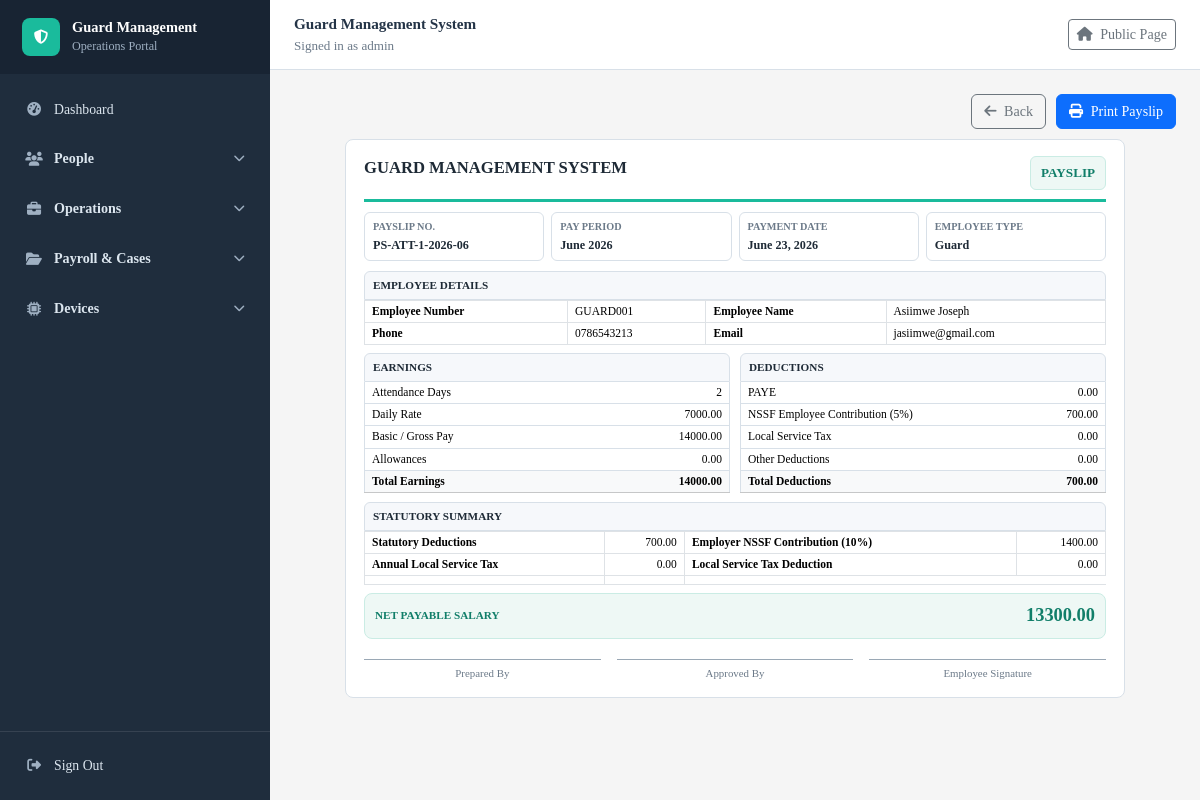
The app's page /salaries/payslip/attendance/1/2026/6/ (signed in) with its own data.
### guardmanagementsystem/models.py (models this page shows, shortened)
class Attendance(models.Model):
    STATUS_CHOICES = [
        ('Present', 'Present'),
        ('Absent', 'Absent'),
        ('Late', 'Late'),
        ('On Leave', 'On Leave'),
    ]
    attendance_id = models.AutoField(primary_key=True)
    guard = models.ForeignKey(Guard, on_delete=models.CASCADE, related_name='attendances' )
    attendance_date = models.DateField()
    check_in_time = models.TimeField(null=True, blank=True)
    check_out_time = models.TimeField(null=True, blank=True)
    status = models.CharField(max_length=20, choices=STATUS_CHOICES, default='Present')
    replacement_guard = models.ForeignKey( Guard,on_delete=models.SET_NULL, null=True,blank=True, related_name='replacement_attendances' )
    absence_reason = models.TextField(blank=True)
    class Meta:
        constraints = [
            models.UniqueConstraint(
                fields=['guard', 'attendance_date'],
                name='unique_guard_attendance_date'
            )
        ]

class Guard(models.Model):
    STATUS_CHOICES = [
        ('Active', 'Active'),
        ('Inactive', 'Inactive'),
        ('Suspended', 'Suspended'),
        ('Terminated', 'Terminated'),
        ('Dismissed', 'Dismissed'),
        ('Resigned', 'Resigned'),
    ]
    guard_id = models.AutoField(primary_key=True)
    user = models.OneToOneField(settings.AUTH_USER_MODEL, on_delete=models.SET_NULL, null=True, blank=True, related_name='guard_profile')
    rfid_card = models.OneToOneField(RFIDCard, on_delete=models.SET_NULL, null=True, blank=True, related_name='guard')
    guard_number = models.CharField(max_length=20, unique=True, null=True, blank=True, editable=False)
    full_name = models.CharField(max_length=100)
    date_of_birth = models.DateField()
    phone = models.CharField(max_length=20)
    email = models.EmailField(unique=True)
    address = models.TextField()
    date_of_joining = models.DateField(auto_now= True)
    status = models.CharField(max_length=20, choices=STATUS_CHOICES, default='Active')
    daily_rate = models.DecimalField(max_digits=12, decimal_places=2, default=7000)
    def __str__(self):
        return self.full_name

### guardmanagementsystem/views.py (the view)
# urls.py: path("salaries/payslip/attendance/<int:guard_id>/<int:year>/<int:month>/", views.salary_payslip_from_attendance, name="salary_payslip_from_attendance"),
@login_required
def salary_payslip_from_attendance(request, guard_id, year, month):
    is_guard_user = user_is_guard(request.user)
    current_guard = get_user_guard(request.user) if is_guard_user else None
    if is_guard_user and (not current_guard or current_guard.guard_id != guard_id):
        return HttpResponseForbidden("You can only view your own payslip.")
    salary = next(
        (
            row for row in build_recent_attendance_salary_rows()
            if row.guard_id == guard_id and row.year == year and row.month_number == month
        ),
        None,
    )
    if not salary:
        raise Http404("No attendance-based payroll row found for this guard and month.")
    return render(request, "guardmanagementsystem/payslip.html", {
        "salary": salary,
        "payroll": build_salary_payroll_context(salary),
        "title": "Attendance Payslip",
    })

### guardmanagementsystem/templates/guardmanagementsystem/payslip.html (shortened to what this page needs)
{% extends "guardmanagementsystem/base.html" %}
{% block content %}
<div class="payslip-actions">
    <a href="{% url 'salary_list' %}" class="btn btn-outline-secondary">
        <i class="fa fa-arrow-left me-1"></i> Back
    </a>
    <button type="button" class="btn btn-primary" onclick="window.print()">
        <i class="fa fa-print me-1"></i> Print Payslip
    </button>
</div>
<div class="payslip-document">
    <div class="payslip-masthead">
        <div>
            <p class="company-name">Guard Management System</p>
        </div>
        <div class="document-title">Payslip</div>
    </div>
    <div class="payslip-meta">
        <div class="meta-box">
            <span class="label">Payslip No.</span>
            <span class="value">PS-{{ salary.salary_id }}</span>
        </div>
        <div class="meta-box">
            <span class="label">Pay Period</span>
            <span class="value">{{ salary.month }} {{ salary.year }}</span>
        </div>
        <div class="meta-box">
            <span class="label">Payment Date</span>
            <span class="value">{{ salary.payment_date }}</span>
        </div>
        <div class="meta-box">
            <span class="label">Employee Type</span>
            <span class="value">{{ salary.employee_type }}</span>
        </div>
    </div>
    <p class="section-title">Employee Details</p>
    <div class="table-responsive mb-4">
        <table class="table table-bordered mb-0">
            <tbody>
                <tr>
                    <th>Employee Number</th>
                    <td>{{ salary.employee_number }}</td>
                    <th>Employee Name</th>
                    <td>{{ salary.employee }}</td>
                </tr>
                <tr>
                    <th>Phone</th>
                    <td>{{ salary.employee.phone|default:"-" }}</td>
                    <th>Email</th>
                    <td>{{ salary.employee.email|default:"-" }}</td>
                </tr>
            </tbody>
        </table>
    </div>
    <div class="pay-tables">
        <div>
            <p class="section-title">Earnings</p>
            <table class="table pay-table">
                <tbody>
                    <tr>
                        <td>Attendance Days</td>
                        <td class="amount">{{ salary.attendance_days }}</td>
                    </tr>
                    <tr>
                        <td>Daily Rate</td>
                        <td class="amount">{{ salary.daily_rate }}</td>
                    </tr>
                    <tr>
                        <td>Basic / Gross Pay</td>
                        <td class="amount">{{ salary.basic_pay }}</td>
                    </tr>
                    <tr>
                        <td>Allowances</td>
                        <td class="amount">{{ salary.allowances }}</td>
                    </tr>
                    <tr class="table-light">
                        <th>Total Earnings</th>
                        <th class="amount">{{ payroll.gross_pay }}</th>
                    </tr>
                </tbody>
            </table>
        </div>
        <div>
            <p class="section-title">Deductions</p>
            <table class="table pay-table">
                <tbody>
                    <tr>
                        <td>PAYE</td>
                        <td class="amount">{{ payroll.paye }}</td>
                    </tr>
                    <tr>
                        <td>NSSF Employee Contribution (5%)</td>
                        <td class="amount">{{ payroll.nssf_employee }}</td>
                    </tr>
                    <tr>
                        <td>Local Service Tax</td>
                        <td class="amount">{{ payroll.lst_deduction }}</td>
                    </tr>
                    <tr>
                        <td>Other Deductions</td>
                        <td class="amount">{{ payroll.manual_deductions }}</td>
                    </tr>
                    <tr class="table-light">
                        <th>Total Deductions</th>
                        <th class="amount">{{ payroll.total_deductions }}</th>
                    </tr>
                </tbody>
            </table>
        </div>
    </div>
    <p class="section-title">Statutory Summary</p>
    <div class="table-responsive mb-4">
        <table class="table table-bordered mb-0">
            <tbody>
                <tr>
                    <th>Statutory Deductions</th>
                    <td class="amount">{{ payroll.statutory_deductions }}</td>
                    <th>Employer NSSF Contribution (10%)</th>
                    <td class="amount">{{ payroll.nssf_employer }}</td>
                </tr>
                <tr>
                    <th>Annual Local Service Tax</th>
                    <td class="amount">{{ payroll.lst_annual }}</td>
                    <th>Local Service Tax Deduction</th>
                    <td class="amount">{{ payroll.lst_deduction }}</td>
                </tr>
                <tr>
                    <th></th>
                    <td></td>
                </tr>
            </tbody>
        </table>
    </div>
    <div class="net-pay-panel">
        <div>
            <div class="net-pay-label">Net Payable Salary</div>
        </div>
        <div class="net-pay-amount">{{ payroll.net_payable }}</div>
    </div>
    <div class="signature-grid">
        <div class="signature-line">Prepared By</div>
        <div class="signature-line">Approved By</div>
        <div class="signature-line">Employee Signature</div>
    </div>
</div>
{% endblock %}

### guardmanagementsystem/templates/guardmanagementsystem/base.html (shortened to what this page needs)
<!doctype html>
<html lang="en">
<head>
    <link href="https://cdn.jsdelivr.net/npm/bootstrap@5.3.3/dist/css/bootstrap.min.css" rel="stylesheet">
    <link href="https://cdnjs.cloudflare.com/ajax/libs/font-awesome/6.5.2/css/all.min.css" rel="stylesheet">
</head>
<body>
    {% with current_url=request.resolver_match.url_name %}
    <div class="app-layout">
        <aside class="sidebar">
            <div class="d-flex align-items-center justify-content-between">
                <a class="sidebar-brand flex-grow-1" href="{% if nav_permissions.can_dashboard %}{% url 'dashboard' %}{% else %}{% url 'iot_swipe_attendance' %}{% endif %}">
                    <span class="brand-mark"><i class="fa fa-shield-halved"></i></span>
                    <span>
                        <span class="brand-title">Guard Management</span>
                        <span class="brand-subtitle">Operations Portal</span>
                    </span>
                </a>
            </div>
            <nav id="sidebarNav" class="sidebar-nav collapse d-lg-block">
                {% if nav_permissions.can_dashboard %}
                    <a class="sidebar-link {% if current_url == 'dashboard' %}active{% endif %}" href="{% url 'dashboard' %}">
                        <i class="fa fa-gauge-high"></i> Dashboard
                    </a>
                {% endif %}
                {% if nav_permissions.can_people %}
                <div class="sidebar-module">
                    <button class="module-toggle" type="button" data-bs-toggle="collapse" data-bs-target="#peopleModule" aria-controls="peopleModule" aria-expanded="{% if current_url in 'user_list user_add user_edit user_delete guard_list guard_add guard_edit guard_delete client_list client_add client_edit client_delete' %}true{% else %}false{% endif %}">
                        <span class="module-title"><i class="fa fa-users"></i> People</span>
                        <i class="fa fa-chevron-down module-chevron"></i>
                    </button>
                </div>
                {% endif %}
                {% if nav_permissions.can_operations %}
                <div class="sidebar-module">
                    <button class="module-toggle" type="button" data-bs-toggle="collapse" data-bs-target="#operationsModule" aria-controls="operationsModule" aria-expanded="{% if current_url in 'contract_list contract_add contract_edit contract_delete deployment_list deployment_add deployment_edit deployment_delete deployment_guard_list deployment_guard_add deployment_guard_edit deployment_guard_delete program_guard shift_list shift_add shift_edit shift_delete shift_import schedule_csv_template asset_list asset_add asset_edit asset_delete' %}true{% else %}false{% endif %}">
                        <span class="module-title"><i class="fa fa-briefcase"></i> Operations</span>
                        <i class="fa fa-chevron-down module-chevron"></i>
                    </button>
                </div>
                {% endif %}
                {% if nav_permissions.can_payroll_cases %}
                <div class="sidebar-module">
                    <button class="module-toggle" type="button" data-bs-toggle="collapse" data-bs-target="#payrollCasesModule" aria-controls="payrollCasesModule" aria-expanded="{% if current_url in 'salary_list salary_add salary_edit salary_delete salary_payslip_general salary_payslip_individual incident_list incident_add incident_edit incident_delete incident_pdf_report' %}true{% else %}false{% endif %}">
                        <span class="module-title"><i class="fa fa-folder-open"></i> Payroll & Cases</span>
                        <i class="fa fa-chevron-down module-chevron"></i>
                    </button>
                </div>
                {% endif %}
                {% if nav_permissions.can_reports_devices %}
                <div class="sidebar-module">
                    <button class="module-toggle" type="button" data-bs-toggle="collapse" data-bs-target="#reportsDevicesModule" aria-controls="reportsDevicesModule" aria-expanded="{% if current_url in 'rfid_card_list rfid_card_add rfid_card_edit rfid_card_delete iot_device_list iot_device_add iot_device_edit iot_device_delete iot_swipe_attendance audit_log_list' %}true{% else %}false{% endif %}">
                        <span class="module-title"><i class="fa fa-microchip"></i> Devices</span>
                        <i class="fa fa-chevron-down module-chevron"></i>
                    </button>
                </div>
                {% endif %}
            </nav>
            <div class="sidebar-footer">
                {% if request.user.is_authenticated %}
                    <a class="sidebar-link" href="{% url 'signout' %}">
                        <i class="fa fa-right-from-bracket"></i> Sign Out
                    </a>
                {% else %}
                    <a class="sidebar-link" href="{% url 'signin' %}">
                        <i class="fa fa-right-to-bracket"></i> Sign In
                    </a>
                {% endif %}
            </div>
        </aside>
        <div class="main-panel">
            <header class="topbar">
                <div>
                    <p class="topbar-title">Guard Management System</p>
                    <div class="topbar-user">
                        {% if request.user.is_authenticated %}
                            Signed in as {{ request.user.username }}
                        {% else %}
                            Staff portal
                        {% endif %}
                    </div>
                </div>
                <a class="btn btn-sm btn-outline-secondary" href="{% url 'welcome' %}">
                    <i class="fa fa-house me-1"></i> Public Page
                </a>
            </header>
            <main class="container-fluid page-shell content-area">
                {% block content %}{% endblock %}
            </main>
        </div>
    </div>
    {% endwith %}
</body>
</html>

### records on screen
Attendance: payment_date "June 23, 2026"
Guard: employee_number "GUARD001", employee "Asiimwe Joseph", employee.phone "0786543213", employee.email "jasiimwe@gmail.com", daily_rate "7000.00"

### other values on screen
{{ request.user.username }} "admin"
{{ salary.salary_id }} "ATT-1-2026-06"
{{ salary.month }} "June"
{{ salary.year }} "2026"
{{ salary.employee_type }} "Guard"
{{ salary.attendance_days }} "2"
{{ salary.basic_pay }} "14000.00"
{{ salary.allowances }} "0.00"
{{ payroll.gross_pay }} "14000.00"
{{ payroll.paye }} "0.00"
{{ payroll.nssf_employee }} "700.00"
{{ payroll.lst_deduction }} "0.00"
{{ payroll.manual_deductions }} "0.00"
{{ payroll.total_deductions }} "700.00"
{{ payroll.statutory_deductions }} "700.00"
